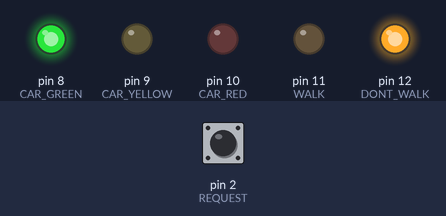
A sketch run on a simulated Arduino Uno, built with avr-gcc and run on an emulated ATmega328P. On the bench: output pins drawn as LEDs (lit = HIGH). The inputs (shaded band) are chosen by the test bench; at power-on: pin 2 (REQUEST) HIGH.

Above: at 1.2 s.
1.3 s: pin 2 (REQUEST) pulled LOW for 0.15 s
At 1.61 s:
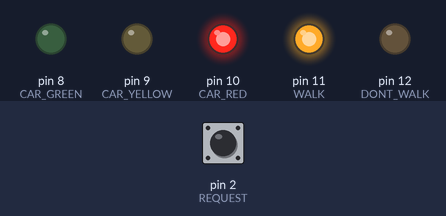
Timing chart, 0 to 4.3 s (numbered marks = the images above; inputs shaded):
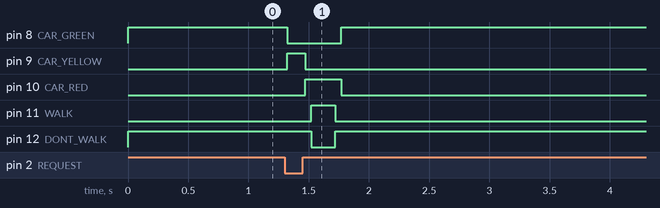

Measured:
- after the input at 1.3 s, pin 8 (CAR_GREEN): HIGH → LOW at once, → HIGH 0.45 s later; pin 9 (CAR_YELLOW): LOW → HIGH at once, → LOW 0.15 s later; pin 10 (CAR_RED): LOW → HIGH after 0.17 s, → LOW 0.30 s later; pin 11 (WALK): LOW → HIGH after 0.22 s, → LOW 0.20 s later; pin 12 (DONT_WALK): HIGH → LOW after 0.22 s, → HIGH 0.20 s later

The sketch:

chatgpt-high.ino
```cpp
const byte REQUEST = 2;
const byte CAR_GREEN = 8;
const byte CAR_YELLOW = 9;
const byte CAR_RED = 10;
const byte WALK = 11;
const byte DONT_WALK = 12;

enum State {
  GREEN,
  YELLOW,
  RED_BEFORE,
  WALKING,
  RED_AFTER
};

State state = GREEN;
unsigned long stateStart = 0;
bool requestPending = false;

// Button debounce
bool lastRaw = HIGH;
bool stableButton = HIGH;
unsigned long lastChange = 0;

void setState(State next) {
  state = next;
  stateStart = millis();

  digitalWrite(CAR_GREEN, state == GREEN);
  digitalWrite(CAR_YELLOW, state == YELLOW);
  digitalWrite(CAR_RED, state == RED_BEFORE ||
                        state == WALKING ||
                        state == RED_AFTER);

  digitalWrite(WALK, state == WALKING);
  digitalWrite(DONT_WALK, state != WALKING);
}

void setup() {
  pinMode(REQUEST, INPUT_PULLUP);

  pinMode(CAR_GREEN, OUTPUT);
  pinMode(CAR_YELLOW, OUTPUT);
  pinMode(CAR_RED, OUTPUT);
  pinMode(WALK, OUTPUT);
  pinMode(DONT_WALK, OUTPUT);

  setState(GREEN);
}

void loop() {
  unsigned long now = millis();

  // Detect button presses at any time
  bool raw = digitalRead(REQUEST);

  if (raw != lastRaw) {
    lastChange = now;
    lastRaw = raw;
  }

  if (now - lastChange >= 20 && raw != stableButton) {
    stableButton = raw;

    if (stableButton == LOW) {
      requestPending = true;
    }
  }

  unsigned long elapsed = now - stateStart;

  switch (state) {
    case GREEN:
      if (requestPending) {
        requestPending = false;
        setState(YELLOW);
      }
      break;

    case YELLOW:
      if (elapsed >= 150) {
        setState(RED_BEFORE);
      }
      break;

    case RED_BEFORE:
      if (elapsed >= 50) {
        setState(WALKING);
      }
      break;

    case WALKING:
      if (elapsed >= 200) {
        setState(RED_AFTER);
      }
      break;

    case RED_AFTER:
      if (elapsed >= 50) {
        setState(GREEN);
      }
      break;
  }
}
```
